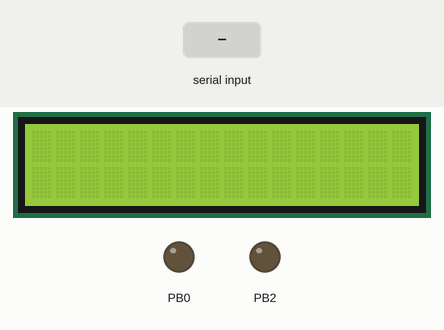
Simulated run of this program. Board: ATmega32, built with avr-gcc and emulated at 16 MHz. Parts: 16×2 character LCD, output pins drawn as LEDs (lit = HIGH). Wiring (inferred from the names in the program): character LCD (HD44780): RS PB1; E PB3; data PA4, PA5, PA6, PA7. The test bench sets the inputs (shaded band). Pins used as bus, display or sensor lines are not drawn.

Above: at 1.2 s.
1.3 s: "a" received over Serial
At 1.7 s:
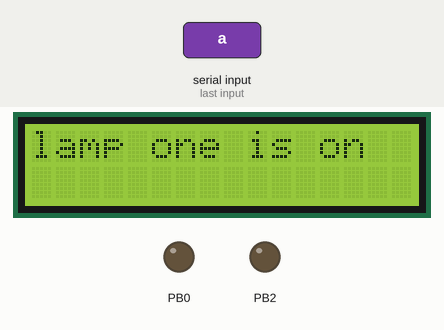
2.8 s: "g" received over Serial
At 3.5 s:
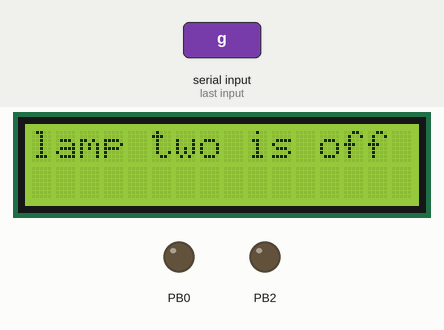
4.4 s: "c" received over Serial
At 5.2 s:
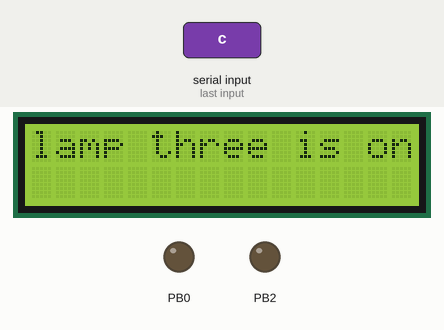
6.0 s: "b" received over Serial
At 6.6 s:
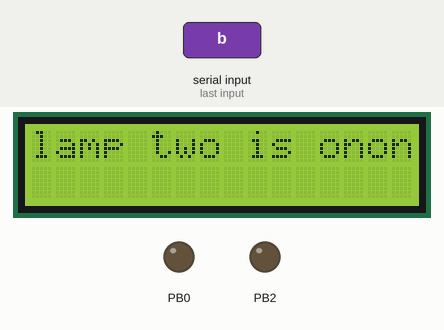
7.6 s: "f" received over Serial
At 8.7 s:
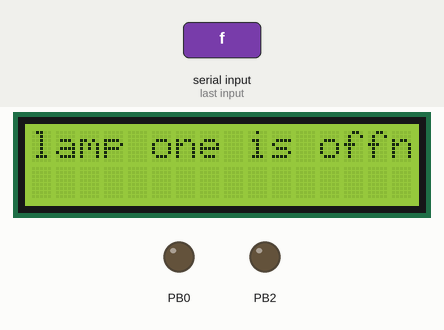
9.2 s: "d" received over Serial
At 10.2 s:
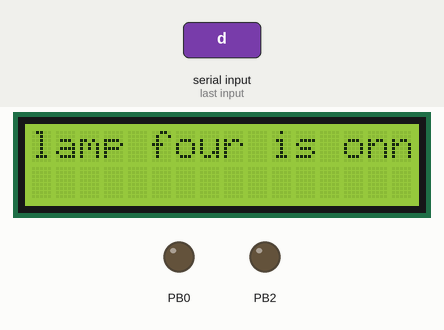
Timing chart, 0 to 11.8 s (numbered marks = the images above; inputs shaded):
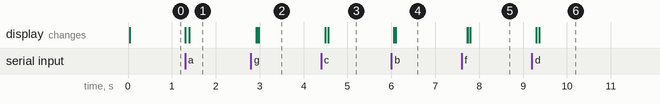

Measured:
- after the input at 1.3 s, the display: first changes at once (image 1 shows a later state)
- after the input at 2.8 s, the display: first changes after 0.12 s (image 2 shows a later state)
- after the input at 4.4 s, the display: first changes after 0.10 s (image 3 shows a later state)
- after the input at 6.0 s, the display: first changes after 0.05 s (image 4 shows a later state)
- after the input at 7.6 s, the display: first changes after 0.13 s (image 5 shows a later state)
- after the input at 9.2 s, the display: first changes after 0.10 s (image 6 shows a later state)

The program:

main.c
```c
/*
 * Graduation_Project.c
 *
 * Created: 6/26/2020 3:25:48 PM
 * Author : Eyad Ahmed
 */
 #define F_CPU	16000000
#include <avr/io.h>
#include <util/delay.h>
#include "lcd.h"
#include <avr/interrupt.h>
#define SS_DISABLE()		PORTC|=(1<<0)
#define SS_ENABLE()			PORTC&=~(1<<0)
void UART_init(void);
unsigned char UART_recieve(void);
void SPI_MASTER_INIT(void);
void spi_transfer(unsigned char senddata);
unsigned char Rec=0;
int main(void)
{
	LCD_Init();
	UART_init();
	SPI_MASTER_INIT();


    while (1)
    {
		Rec=UART_recieve();
		switch(Rec)
		{
				case 'a':
					LCD_Command(0x80);
					LCD_String("lamp one is on");
					SS_ENABLE();
					spi_transfer('a');
					SS_DISABLE();
					break;
				case 'b':
					LCD_Command(0x80);
					LCD_String("lamp two is on");
					SS_ENABLE();
					spi_transfer('b');
					SS_DISABLE();
					break;
				case 'c':
					LCD_Command(0x80);
					LCD_String("lamp three is on");
					SS_ENABLE();
					spi_transfer('c');
					SS_DISABLE();
					break;
				case 'd':
					LCD_Command(0x80);
					LCD_String("lamp four is on");
					SS_ENABLE();
					spi_transfer('d');
					SS_DISABLE();
					break;
				case 'e':
					LCD_Command(0x80);
					LCD_String("Washing machine on");
					SS_ENABLE();
					spi_transfer('e');
					SS_DISABLE();
					break;
				case 'f':
					LCD_Command(0x80);
					LCD_String("lamp one is off");
					SS_ENABLE();
					spi_transfer('f');
					SS_DISABLE();
					break;
				case 'g':
					LCD_Command(0x80);
					LCD_String("lamp two is off");
					SS_ENABLE();
					spi_transfer('g');
					SS_DISABLE();
					break;
				case 'h':
					LCD_Command(0x80);
					LCD_String("lamp three is off");
					SS_ENABLE();
					spi_transfer('h');
					SS_DISABLE();
					break;
				case 'i':
					LCD_Command(0x80);
					LCD_String("lamp four is off");
					SS_ENABLE();
					spi_transfer('i');
					SS_DISABLE();
					break;
				case 'j':
					LCD_Command(0x80);
					LCD_String("washing machine off");
					SS_ENABLE();
					spi_transfer('j');
					SS_DISABLE();
					break;
		}//switch case
	}//while 1
}//main function
void UART_init(void)
{
	UBRRL=103;	// Baud rate =9600
	UCSRC|=(1<<UCSZ0)|(1<<UCSZ1)|(1<<URSEL);	//8-Bit , 1 stop bit
	UCSRB =(1<<RXEN)|(1<<TXEN);		//Enable RX and TX
}
unsigned char UART_recieve(void)
{
	while (!(UCSRA&(1<<UDRE)));
	return UDR;
}
void SPI_MASTER_INIT(void)
{
	DDRB|=(1<<5)|(1<<7);
	DDRB&=~(1<<6);
	DDRC|=(1<<0);
	SPCR|=(1<<MSTR)|(1<<SPR0)|(1<<SPE);
	sei();
}
void spi_transfer(unsigned char senddata)
{
	SPDR=senddata;
	while(!(SPSR&(1<<SPIF)));
}
```

lcd.c
```c
/*
 * lcd.c
 *
 * Created: 5/19/2019 11:13:19 AM
 *  Author: Mohamed
 */
#include "lcd.h"

/*

Initialization

Wait for 15ms, Power on initialization time for LCD16x2.
Send 0x02 command which initializes LCD 16x2 in 4-bit mode.
Send 0x28 command which configures LCD in 2-line, 4-bit mode and 5x8 dots.
Send any Display ON command (0x0E, 0x0C)
Send 0x06 command (increment cursor)
*/
void LCD_Init (void)  /* LCD Initialize function */
{
	LCD_Dir |= 0xF0;		/* Make LCD port direction as o/p */
	LCD_Dir_Control|=0x0F; /* Make LCD port direction as o/p */
	LCD_Port_Control &= ~(1<<2);
	_delay_ms(20);		/* LCD Power ON delay always >15ms */

	LCD_Command(0x33);
	LCD_Command(0x32);	/* Send for 4 bit initialization of LCD  */
	LCD_Command(0x28);	/* 2 line, 5*7 matrix in 4-bit mode */
	LCD_Command(0x0c);	/* Display on cursor off */
	LCD_Command(0x06);	/* Increment cursor (shift cursor to right) */
	LCD_Command(0x01);	/* Clear display screen */
}
/*Command write function

First, send Higher nibble of command.
Make RS pin low, RS=0 (command reg.)
Make RW pin low, RW=0 (write operation) or connect it to ground.
Give High to Low pulse at Enable (E).
Send lower nibble of command.
Give High to Low pulse at Enable (E).
*/
void LCD_Command( unsigned char cmnd )
{
	LCD_Port = (LCD_Port & 0x0F) | (cmnd & 0xF0);/* Sending upper nibble */
	LCD_Port_Control &= ~ (1<<RS);		/* RS=0, command reg. */
	LCD_Port_Control |= (1<<EN);		/* Enable pulse */
	_delay_us(10);
	LCD_Port_Control &= ~ (1<<EN);
	_delay_us(2000);
	LCD_Port = (LCD_Port & 0x0F) | (cmnd << 4);/* Sending lower nibble */
	LCD_Port_Control |= (1<<EN);
	_delay_us(1);
	LCD_Port_Control &= ~ (1<<EN);
	_delay_ms(2);
}

/*Data write function

First send Higher nibble of data.
Make RS pin high, RS=1 (data reg.)
Make RW pin low, RW=0 (write operation) or connect it to ground.
Give High to Low pulse at Enable (E).
Send lower nibble of data.
Give High to Low pulse at Enable (E).
*/
void LCD_Char( unsigned char data )
{
	LCD_Port = (LCD_Port & 0x0F) | (data & 0xF0);/* Sending upper nibble */
	LCD_Port_Control |= (1<<RS);  /* RS=1, data reg. */
	LCD_Port_Control|= (1<<EN);
	_delay_us(10);
	LCD_Port_Control &= ~ (1<<EN);
	_delay_us(200);
	LCD_Port = (LCD_Port & 0x0F) | (data << 4);  /* Sending lower nibble */
	LCD_Port_Control |= (1<<EN);
	_delay_us(10);
	LCD_Port_Control &= ~ (1<<EN);
	_delay_ms(7);
}

/*

*/
void LCD_String (char *str)		/* Send string to LCD function */
{
	int i;
	for(i=0;str[i]!=0;i++)		/* Send each char of string till the NULL */
	{
		LCD_Char (str[i]);
	}
}
/*

*/
void LCD_String_xy (char row, char pos, char *str)	/* Send string to LCD with xy position */
{
	if (row == 0 && pos<16)
	LCD_Command((pos & 0x0F)|0x80);	/* Command of first row and required position<16 */
	else if (row == 1 && pos<16)
	LCD_Command((pos & 0x0F)|0xC0);	/* Command of first row and required position<16 */
	LCD_String(str);		/* Call LCD string function */
}
/*

*/
void LCD_Clear()
{
	LCD_Command (0x01);		/* Clear display */
	_delay_ms(2);
	LCD_Command (0x80);		/* Cursor at home position */
}

void LCD_Custom_Char(unsigned char loc, unsigned char *msg)
{
	unsigned char i;
	if(loc<8)
	{
		LCD_Command(0x40 + (loc*8));	/* Command 0x40 and onwards forces the device to point CGRAM address */
		for(i=0;i<8;i++)	/* Write 8 byte for generation of 1 character */
		LCD_Char(msg[i]);
	}
}
```

lcd.h
```c
/*
 * lcd.h
 *
 * Created: 5/19/2019 11:36:55 AM
 *  Author: Mohamed
 */


#ifndef LCD_H_
#define LCD_H_
#define F_CPU 16000000			/* Define CPU Frequency e.g. here 8MHz */

#include <avr/io.h>			/* Include AVR std. library file */
#include <util/delay.h>			/* Include Delay header file */

#define LCD_Dir				  DDRA			/* Define LCD data port direction */
#define LCD_Port			  PORTA			/* Define LCD data port */
#define LCD_Dir_Control		  DDRB			/* Define LCD Control port direction */
#define LCD_Port_Control	  PORTB			/* Define LCD Control port direction */

#define RS					  1		/* Define Register Select pin */
#define EN					  3
#define RW					  2			/* Define Register Select pin */

void LCD_Init (void) ;
void LCD_Command( unsigned char cmnd );
void LCD_Char( unsigned char data );
void LCD_String (char *str);
void LCD_String_xy (char row, char pos, char *str);
void LCD_Clear();
void LCD_Custom_Char(unsigned char loc, unsigned char *msg);


#endif /* LCD_H_ */
```
